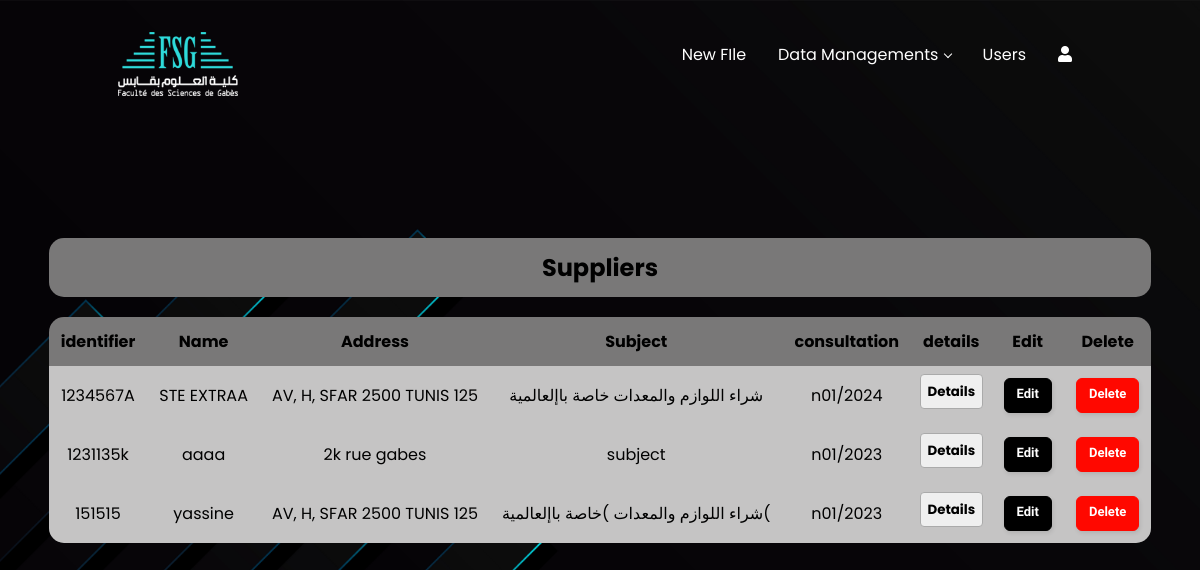
Screenshot of /gestionf (signed in) with the database file from the repository.
### website/models.py (models this page shows)
class Fournisseur(models.Model):
    identificateur=models.CharField(max_length=100, null=True)
    name = models.CharField(max_length=100)
    address = models.CharField(max_length=200)
    sujet = models.TextField(max_length=5000)
    consultation=models.CharField( max_length=50,null=True)

### website/views.py (the view)
# urls.py: path('gestionf', views.gestionf, name='gestionf'),
@cache_control(no_cache=True, must_revalidate=True, no_store=True)
@login_required
def gestionf(request):
    f_ournisseur = Fournisseur.objects.all()
    return render(request, 'gestionfournisseur.html',{'f_ournisseur': f_ournisseur} )

### website/templates/gestionfournisseur.html (shortened to what this page needs)
{% load static %}
{% block content %}
<html lang="en">
<head>
<link rel="stylesheet" href="{% static 'css/bon_commande.css' %}">
<link rel="stylesheet" href="https://cdnjs.cloudflare.com/ajax/libs/font-awesome/5.15.3/css/all.min.css"/>
<link href='https://unpkg.com/boxicons@2.1.4/css/boxicons.min.css' rel='stylesheet'>
</head>
<body>
  <div class="navbar">
    <div class="logo"><a href="{% url 'home' %}"><img src="static/images/logo.png"/></a></div>
    <div class="menubar">
         <ul class="mbar">
             <li><a href="File">New FIle</a></li>
             <li class="active">
                 <a href="#">Data Managements</a>
              </li>
              {% if request.user.is_superuser %}
              <li class="nd1"><a href="{% url 'userinterface' %}">Users</a> </li>
              {% endif %}
              <li><a href="#"><i class="fas fa-user"></i></a>
              </li>
         </ul>
    </div>
  </div>
{% if f_ournisseur %}
 <div class="table-wrapper">
    <div class="tabletitle">
        <h2 >Suppliers</h2></div>
    <table class="table table-striped table-rounded">
        <thead>
              <tr>
                <th scope="col">identifier</th>
                <th scope="col">Name</th>
                <th scope="col">Address</th>
                <th scope="col">Subject</th>
                <th scope="col">consultation</th>
                <th scope="col">details</th>
                {% if request.user.is_superuser or request.user.is_staff %}
                <th scope="col">Edit</th>
                <th scope="col">Delete</th>
                {% endif %}
              </tr>
        </thead>
        <tbody class="table-group-divider">
                {% for item in f_ournisseur %}
                <tr scope="row">
                    <td>{{ item.identificateur }}</td>
                    <td>{{ item.name }}</td>
                    <td>{{ item.address }}</td>
                    <td>{{ item.sujet }}</td>
                    <td>{{ item.consultation }}</td>
                    <td><button class="details-button" data-item-id="{{ item.id }}">Details</button></td>
                    {% if request.user.is_superuser or request.user.is_staff %}
                    <td><button class="edit-btn" data-id="{{ item.id }}" data-type="fournisseur">Edit</button>
                    <td>
                      <form method="POST" action="{% url 'deletef'%}">{% csrf_token %}
                        <input type="submit"  value="Delete" class="btn-danger">
                      </form>
                  </td>
                  {% endif %}
                </tr>
                {% endfor %}
        </tbody>
    </table>
 </div>
 {% else %}
 <div class="emty">
    <p>No supplier exists.</p>
 </div>
 {% endif %}
</body>
</html>
  {% endblock %}

### website/static/css/bon_commande.css (style rules this page uses)
* { margin: 0; padding: 0; box-sizing: border-box; font-family: "Poppins", sans-serif; }
body { display: flex; align-items: center; min-height: 100vh; justify-content: center; background: #000000; background-image: url('../images/02.jpg'); background-size: cover; background-position: center; background-repeat: no-repeat; }
.navbar { display: flex; justify-content: space-between; padding-top: 2rem; padding-left: 7rem; padding-right: 7rem; position: absolute; top: 0; height: 7rem; width: 100%; }
.navbar ul { list-style: none; display: flex; }
.navbar li { padding: 0 1rem; position: relative; }
.navbar a { text-decoration: none; color: #fff; }
.logo img { padding-left: 5%; height: 80%; }
.menubar { padding-top: 10px; right: 5%; }
.navbar li.active:after { content: ''; display: inline-block; color: white; margin-bottom: 3px; border: solid; border-width: 0 1px 1px 0; width: 5px; height: 5px; transform: rotate(45deg); margin-left: 2px; }
.table { border-collapse: separate; border-spacing: 0; width: 100%; margin: 20px 0; }
.table th, .table td { padding: 12px; background: #c5c4c4; border: none; text-align: center; }
.table th { background: #797878; }
.table-rounded { border-radius: 15px; overflow: hidden; }
.table-wrapper { margin-top: 500px; overflow-x: auto; border-radius: 15px; margin: 150px 0; padding-left: 30px; padding-right: 30px; }
.table-striped tbody tr:nth-of-type(odd) { background: #2b2b2b; }
.tabletitle { padding: 12px; border: none; text-align: center; background: #797878; border-radius: 15px; }
.details-button { border: 1px solid #aaa; border-radius: 4px; padding: 0.5em 0.5em 0; font-weight: bold; margin: -0.5em -0.5em 0; padding: 0.5em; }
.edit-btn { border: 1px solid #000000; border-radius: 6px; box-shadow: rgba(0, 0, 0, 0.1) 1px 2px 4px; box-sizing: border-box; color: #FFFFFF; cursor: pointer; display: inline-block; font-family: nunito,roboto,proxima-nova,"proxima nova",sans-serif; font-size: 13px; font-weight: 650; line-height: 16px; height: 35px; outline: 0; padding: 5px 12px; text-align: center; text-rendering: geometricprecision; text-transform: none; user-select: none; -webkit-user-select: none; touch-action: manipulation; vertical-align: middle; background-color: #000; color: #ffffff; }
.btn-danger { background: #ff0800; border: 1px solid #ff0800; border-radius: 6px; box-shadow: rgba(0, 0, 0, 0.1) 1px 2px 4px; box-sizing: border-box; color: #FFFFFF; cursor: pointer; display: inline-block; font-family: nunito,roboto,proxima-nova,"proxima nova",sans-serif; font-size: 13px; font-weight: 650; line-height: 16px; height: 35px; outline: 0; padding: 5px 12px; text-align: center; text-rendering: geometricprecision; text-transform: none; user-select: none; -webkit-user-select: none; touch-action: manipulation; vertical-align: middle; }

### rows the page displays
Fournisseur: identificateur "1234567A", name "STE EXTRAA", address "AV, H, SFAR 2500 TUNIS 125", sujet "شراء اللوازم والمعدات خاصة باإلعالمية", consultation "n01/2024"
Fournisseur: identificateur "1231135k", name "aaaa", address "2k rue gabes", sujet "subject", consultation "n01/2023"
Fournisseur: identificateur "151515", name "yassine", address "AV, H, SFAR 2500 TUNIS 125", sujet "شراء اللوازم والمعدات )خاصة باإلعالمية(", consultation "n01/2023"
